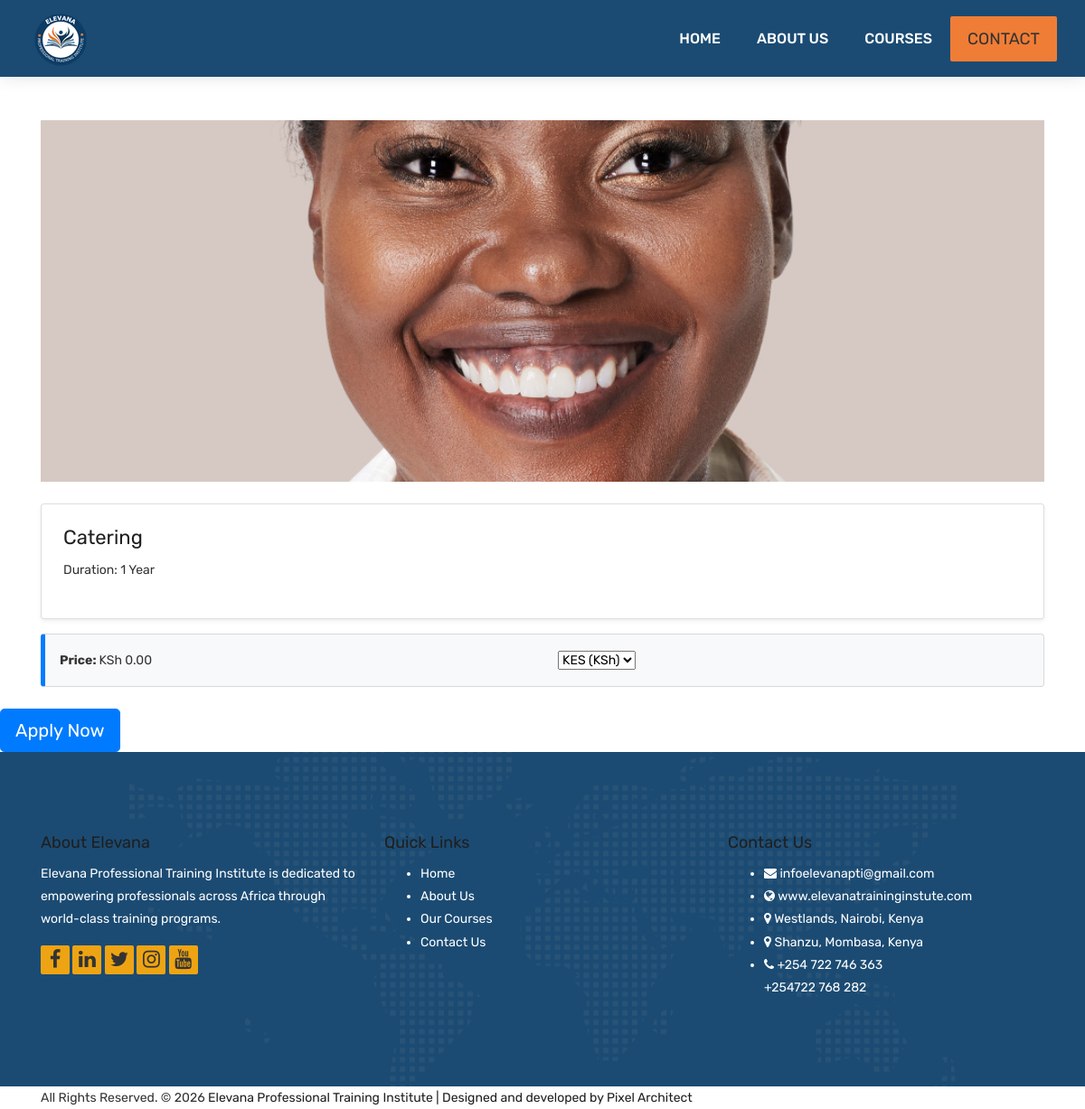
Page /courses/details/catering/ on the committed database.
### apps/courses/models.py (models this page shows, shortened)
class Course(models.Model):
    department = models.ForeignKey(Department, on_delete=models.CASCADE, related_name='courses')
    title = models.CharField(max_length=200)
    slug = models.SlugField(unique=True)
    description = models.TextField()
    price = models.DecimalField(max_digits=10, decimal_places=2)
    PRICING_CHOICES = [
        ('module', 'Per Module'),
        ('semester', 'Per Semester'),
        ('term', 'Per Term'),
    ]
    pricing_type = models.CharField(max_length=10, choices=PRICING_CHOICES, default='module')
    base_price_kes = models.DecimalField(max_digits=10, decimal_places=2)
    currency = models.CharField(
        max_length=3,
        choices=CURRENCY_CHOICES,
        default='USD'
    )
    image = models.ImageField(upload_to='courses/')

### apps/courses/views.py (the view)
# urls.py: path('<slug:slug>/', views.course_detail, name='course_detail'),
def course_detail(request, slug):
    course = get_object_or_404(Course, slug=slug)
    return render(request, 'courses/course_detail.html', {'course': course})

### apps/courses/templatetags/math_filters.py (called while the page is built)
@register.filter
def div(value, arg):
    try:
        return round(float(value) / float(arg), 2)
    except (ValueError, ZeroDivisionError):
        return None

### apps/courses/templates/courses/course_detail.html (shortened to what this page needs)
{% extends 'base.html' %}
{% block content %}
{% load math_filters %}
{% load static %}
<div class="container mt-5">
    {% if course.image %}
        <img src="{{ course.image.url }}" class="course-img-standard" alt="{{ course.title }}">
    {% endif %}
    <div class="card mt-4 p-4 shadow-sm">
        <h2>{{ course.title }}</h2>
        <p>{{ course.description }}</p>
    </div>
            <div class="card price-card mt-3 p-3">
            <div class="row align-items-center">
                <div class="col">
                    <strong>Price: </strong>
                    <span id="price-display"
                        data-kes="{{ course.base_price_kes }}"
                        data-usd="{{ course.base_price_kes|div:130 }}">
                        KSh {{ course.base_price_kes }}
                    </span>
                </div>
                <div class="col">
                    <select id="currency-select" onchange="convertPrice()">
                        <option value="kes">KES (KSh)</option>
                    </select>
                </div>
            </div>
        </div>
    </div>
    <a href="#" class="btn btn-primary mt-4 btn-lg">Apply Now</a>
{% endblock %}

### static/style.css (style rules this page uses)
body { color: #333333; font-size: 14px; font-family: 'Rubik', sans-serif; line-height: 1.80857; }
html, body { height: 100%; }
a { color: #1f1f1f; text-decoration: none !important; outline: none !important; -webkit-transition: all .3s ease-in-out; -moz-transition: all .3s ease-in-out; -ms-transition: all .3s ease-in-out; -o-transition: all .3s ease-in-out; transition: all .3s ease-in-out; }
h1, h2, h3, h4, h5, h6 { letter-spacing: 0; font-weight: normal; position: relative; padding: 0 0 10px 0; font-weight: normal; line-height: 120% !important; color: #1f1f1f; margin: 0 }
h2 { font-size: 22px }
a { color: #1f1f1f; text-decoration: none; outline: none; }
a, .btn { text-decoration: none !important; outline: none !important; -webkit-transition: all .3s ease-in-out; -moz-transition: all .3s ease-in-out; -ms-transition: all .3s ease-in-out; -o-transition: all .3s ease-in-out; transition: all .3s ease-in-out; }

### apps/courses/templates/courses/course_detail.html (style rules this page uses)
.course-img-standard { width: 100%; height: 400px; object-fit: cover; }
.price-card { background-color: #f8f9fa; border-left: 5px solid #007bff; }

### rows in the picture
Course: image (picture), title "Catering", description "Duration: 1 Year", base_price_kes "0.00"
